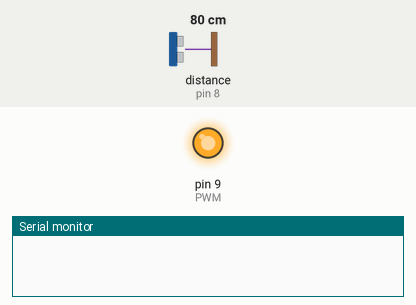
This sketch was run on a simulated Arduino Uno, built with avr-gcc and run on an emulated ATmega328P. On the bench: output pins drawn as LEDs (lit = HIGH), the last lines printed to the serial monitor. Inputs (shaded band) come from the test bench; at power-on: distance to the obstacle (sensor on pin 8) 80 cm. The echo pulse lasts 58.3 µs per cm; pins used as bus, display or sensor lines are not drawn.

Above: at 0.1 s.
At 33.1 s:
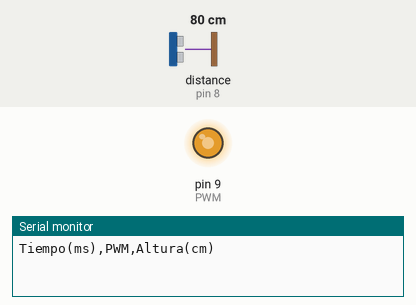
At 63.1 s:
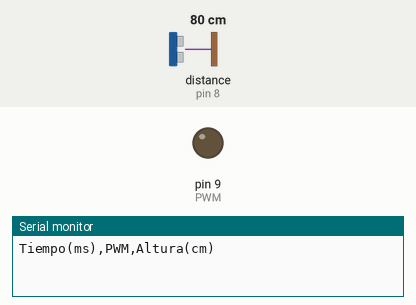
Timing chart, 0 to 64.6 s (numbered marks = the images above):
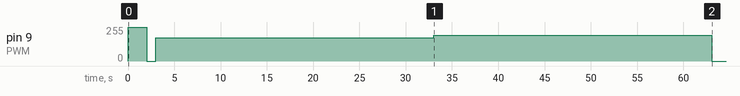

The sketch:

Nuevo_escalon.ino
```cpp
const int trigPin = 7;
const int echoPin = 8;
const int PWM = 9;

unsigned long startTime = 0;
float lastValidDistance = 0;
bool firstMeasurement = true;

void setup() {
  Serial.begin(9600);
  pinMode(trigPin, OUTPUT);
  pinMode(echoPin, INPUT);
  pinMode(PWM, OUTPUT);

  // Subir a 100% durante 2 segundos (sin imprimir)
  analogWrite(PWM, 255);
  delay(2000);

  // Bajar a 0% durante 1 segundo (sin imprimir)
  analogWrite(PWM, 0);
  delay(1000);

  // Subir a 68% durante 30 segundos (imprimir solo últimos 2 segundos)
  analogWrite(PWM, 173); // 68% = 173/255
  delay(28000); // Esperar 28 segundos sin imprimir

  // Iniciar toma de datos para los últimos 2 segundos del 68%
  Serial.println("Tiempo(ms),PWM,Altura(cm)");
  startTime = millis();

  for (unsigned long elapsed = 0; elapsed < 2000; elapsed = millis() - startTime) {
    float cm = measureDistance();

    if (isValidMeasurement(cm)) {
      Serial.print(elapsed);
      Serial.print(",");
      Serial.print(173);
      Serial.print(",");
      Serial.println(cm, 2);
    }

    delay(33); // 30Hz
  }

  // Subir a 76% durante 30 segundos (imprimir todos los valores)
  analogWrite(PWM, 194); // 76% = 194/255
  startTime = millis();
  firstMeasurement = true; // Reiniciar para nueva etapa

  for (unsigned long elapsed = 0; elapsed < 30000; elapsed = millis() - startTime) {
    float cm = measureDistance();

    if (isValidMeasurement(cm)) {
      Serial.print(elapsed + 2000); // Continuar desde 2000ms
      Serial.print(",");
      Serial.print(194);
      Serial.print(",");
      Serial.println(cm, 2);
    }

    delay(33); // 30Hz
  }

  // Bajar a 0% y terminar
  analogWrite(PWM, 0);
}

void loop() {
  // No hacer nada más
}

float measureDistance() {
  long duration;

  digitalWrite(trigPin, LOW);
  delayMicroseconds(2);
  digitalWrite(trigPin, HIGH);
  delayMicroseconds(10);
  digitalWrite(trigPin, LOW);

  duration = pulseIn(echoPin, HIGH);

  float cm = microsecondsToCentimeters(duration) + 1.5;

  return cm;
}

float microsecondsToCentimeters(long microseconds) {
  return microseconds / 29.0 / 2.0;
}

bool isValidMeasurement(float cm) {
  // Ignorar mediciones sobre 30cm
  if (cm > 30.0) {
    return false;
  }

  // Si es la primera medición válida, aceptarla
  if (firstMeasurement) {
    lastValidDistance = cm;
    firstMeasurement = false;
    return true;
  }

  // Ignorar cambios mayores a 5cm respecto a la última medición válida
  if (abs(cm - lastValidDistance) > 5.0) {
    return false;
  }

  // Actualizar última distancia válida
  lastValidDistance = cm;
  return true;
}
```
